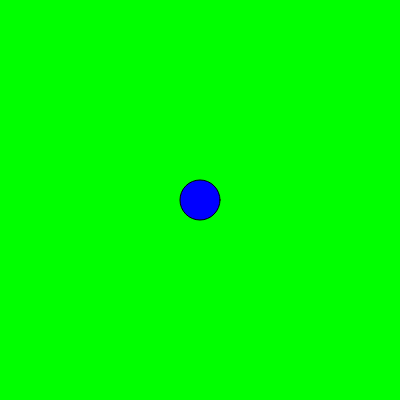
Frame 1 (no input)
Frame 60 (no input): identical to frame 1, image omitted
Frame 120 (the mouse pressed at the canvas centre since frame 60): identical to frame 1, image omitted

The p5.js sketch that drew this single still picture (run headless with seeded random() and noise() and a simulated clock; from frame 60 on, the mouse is pressed at the canvas centre):

// p5.js sketch
// ── sketch.js
let radio = 20;
let posX = 200;
let posY = 200;

function setup() {
  createCanvas(400, 400);
}

function draw() {
  background(0,255,0);
  
  fill(0,0,255);
  
  ellipse(posX,posY,radio*2);
  
}
